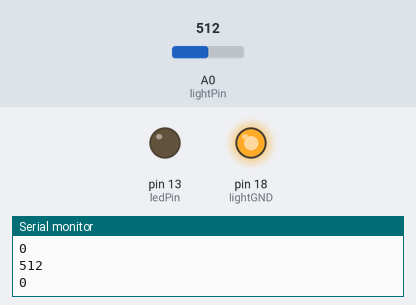
Recording of a sketch running on a simulated Arduino Uno, built with avr-gcc and run on an emulated ATmega328P. Parts: output pins drawn as LEDs (lit = HIGH), the last lines printed to the serial monitor. Inputs (shaded band) come from the test bench; at power-on: A0 (lightPin) = 512.

Above: at 1.8 s.
1.9 s: A0 (lightPin) set to 935
3.4 s: A0 (lightPin) set to 963
At 5.1 s:
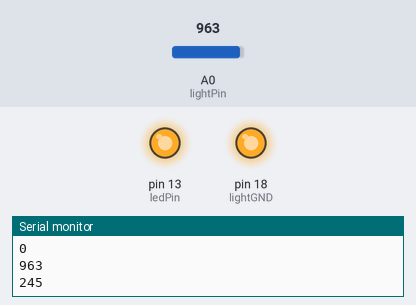
Timing chart, 0 to 18.5 s (numbered marks = the images above; inputs shaded):
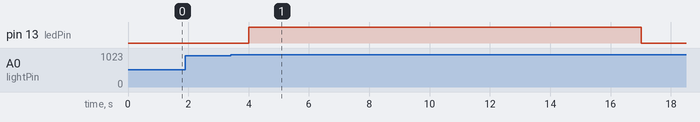

The sketch:

dakoku_check.ino
```cpp
// #include <SPI.h>
// #include <SdFat.h>
// #include <SdFatUtil.h>
// #include <SFEMP3Shield.h>

// SdFat sd;
// SFEMP3Shield MP3player;

int lightValue = 0;
int mode = 0;
int ledValue = 0;
int intervalTime = 0;

int ledPin = 13;
int lightPin = A0;
int lightGND = 18;

// the setup function runs once when you press reset or power the board
void setup() {
  pinMode(ledPin, OUTPUT);
  pinMode(lightGND, OUTPUT);

  digitalWrite(lightGND, HIGH);
  Serial.begin(9600);

  // sd.begin(SD_SEL, SPI_HALF_SPEED);
  // MP3player.begin();
}

// the loop function runs over and over again forever
void loop() {
  lightValue = analogRead(lightPin); // read pin's data

  Serial.println(lightValue);
  Serial.println(ledValue);
  // 暗さが950を超えたら再生モードに移る
  if (lightValue > 950 && mode == 0) {
    mode = 1;
    ledValue = 255;
   //  getWildandtough();
  }
  // 再生モード時、だんだんLEDを暗くする
  if (mode == 1) {
    analogWrite(ledPin, ledValue);
    if (ledValue > 0) {
      ledValue -= 10;
    } else {
      ledValue = 0;
    }
    intervalTime += 1;
  }
  delay(1000);
  // 再生開始から300秒経ったら通常モードに戻る
  if (intervalTime > 300) {
    intervalTime = 0;
    mode = 0;
  }
}
```

Measured:
- the behaviour switches between 950 and 951 on A0 (lightPin) (found by bisection; images 0 and 1)
- after the input at 3.4 s, pin 13 (ledPin): LOW → HIGH after 0.60 s, → LOW 13.0 s later
